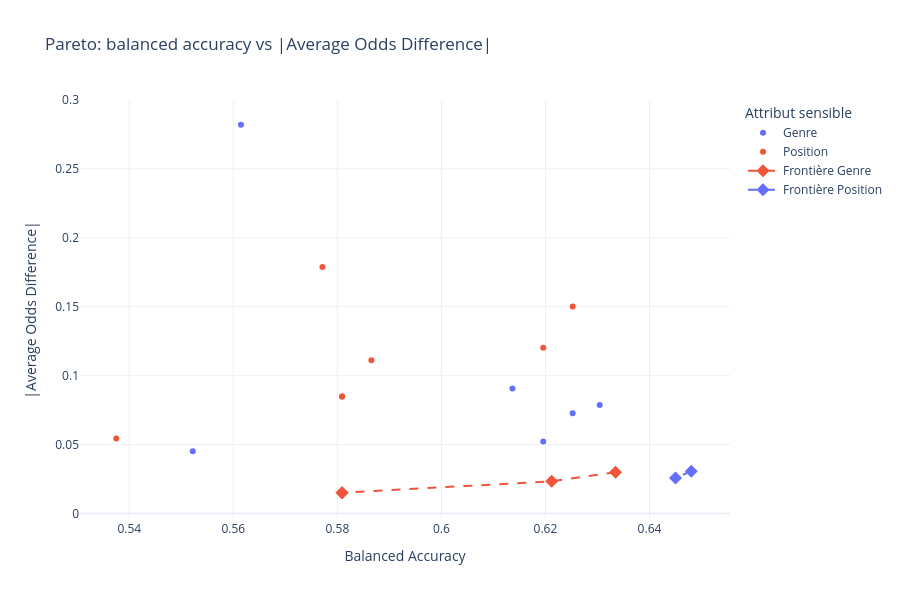

The code cell stored with this chart in its notebook:
### Code cell
# === Visualisation Pareto du compromis performance / fairness ===
if 'df_compare' not in globals():
    raise RuntimeError("df_compare absent. Exécuter d'abord la cellule du tableau global.")

df_plot = df_compare.copy()
df_plot['aod_gap'] = df_plot['average_odds_difference'].abs()

def pareto_frontier(df_in, x_col='balanced_accuracy_score', y_col='aod_gap'):
    ordered = df_in.sort_values([x_col, y_col], ascending=[False, True])
    frontier_rows = []
    best_y = float('inf')
    for _, row in ordered.iterrows():
        if row[y_col] <= best_y:
            frontier_rows.append(row)
            best_y = row[y_col]
    return pd.DataFrame(frontier_rows)

fig = px.scatter(
    df_plot,
    x='balanced_accuracy_score',
    y='aod_gap',
    color='attr',
    hover_name='method',
    hover_data={
        'balanced_accuracy_score': ':.4f',
        'aod_gap': ':.4f',
        'disparate_impact_ratio': ':.4f',
        'equal_opportunity_difference': ':.4f',
        'attr': True,
    },
    title='Pareto: balanced accuracy vs |Average Odds Difference|',
    labels={
        'balanced_accuracy_score': 'Balanced Accuracy',
        'aod_gap': '|Average Odds Difference|',
        'attr': 'Attribut sensible',
    },
)

for attr_name, color in [('Genre', '#EF553B'), ('Position', '#636EFA')]:
    frontier = pareto_frontier(df_plot[df_plot['attr'] == attr_name])
    if not frontier.empty:
        fig.add_trace(
            go.Scatter(
                x=frontier['balanced_accuracy_score'],
                y=frontier['aod_gap'],
                mode='lines+markers',
                line=dict(color=color, dash='dash'),
                marker=dict(color=color, size=10, symbol='diamond'),
                name=f'Frontière {attr_name}',
                showlegend=True,
                text=frontier['method'],
                hovertemplate='%{text}<br>BA=%{x:.4f}<br>|AOD|=%{y:.4f}<extra></extra>',
            )
        )

fig.update_layout(height=600, template='plotly_white')
fig.show()

print('Lecture rapide :')
print('- Plus on va vers le haut-gauche, plus le compromis performance/fairness est favorable.')
print('- La meilleure méthode clinique est celle qui reste proche de la frontière de Pareto tout en gardant une BA acceptable.')

### Figure 1 — Plotly figure (JSON) as saved in the notebook; plotly's stock layout.template omitted (floating-point values rounded to 4 significant figures)
{"data": [{"customdata": [[0.9877, -0.04172, "Genre"], [1.368, 0.07179, "Genre"], [1.192, 0.0171, "Genre"], [1.263, 0.03194, "Genre"], [1.109, -0.03079, "Genre"], [0.9877, -0.04172, "Genre"], [2.029, 0.06082, "Genre"], [0, -0.4133, "Genre"], [1.178, 0.001308, "Genre"], [1.321, 0.06876, "Genre"]], "hovertemplate": "<b>%{hovertext}</b><br><br>Attribut sensible=%{customdata[2]}<br>Balanced Accuracy=%{x:.4f}<br>|Average Odds Difference|=%{y:.4f}<br>disparate_impact_ratio=%{customdata[0]:.4f}<br>equal_opportunity_difference=%{customdata[1]:.4f}<extra></extra>", "hovertext": ["Baseline", "RW Genre", "RW Position", "RW Genre×Position", "Baseline + ROC", "Baseline + CalEqOdds", "RW Genre + ROC", "RW Genre + CalEqOdds", "RW Position + ROC", "RW Position + CalEqOdds"], "legendgroup": "Genre", "marker": {"color": "#636efa", "symbol": "circle"}, "mode": "markers", "name": "Genre", "orientation": "v", "showlegend": true, "type": "scatter", "x": [0.5809, 0.6304, 0.6196, 0.6252, 0.6212, 0.5809, 0.5522, 0.5615, 0.6335, 0.6137], "xaxis": "x", "y": [0.01503, 0.07864, 0.05229, 0.07264, 0.02334, 0.01503, 0.04516, 0.282, 0.02992, 0.09069], "yaxis": "y"}, {"customdata": [[1.629, 0.1439, "Position"], [0.7407, -0.1141, "Position"], [0.6759, -0.1374, "Position"], [1.954, 0.1089, "Position"], [1.629, 0.1439, "Position"], [1.113, -0.01972, "Position"], [1.653, 0.1393, "Position"], [1.094, 0.03455, "Position"], [2.1, 0.259, "Position"]], "hovertemplate": "<b>%{hovertext}</b><br><br>Attribut sensible=%{customdata[2]}<br>Balanced Accuracy=%{x:.4f}<br>|Average Odds Difference|=%{y:.4f}<br>disparate_impact_ratio=%{customdata[0]:.4f}<br>equal_opportunity_difference=%{customdata[1]:.4f}<extra></extra>", "hovertext": ["Baseline", "RW Position", "RW Genre×Position", "Baseline + ROC", "Baseline + CalEqOdds", "RW Genre + ROC", "RW Genre + CalEqOdds", "RW Position + ROC", "RW Position + CalEqOdds"], "legendgroup": "Position", "marker": {"color": "#EF553B", "symbol": "circle"}, "mode": "markers", "name": "Position", "orientation": "v", "showlegend": true, "type": "scatter", "x": [0.5809, 0.6196, 0.6252, 0.5375, 0.5809, 0.648, 0.5865, 0.645, 0.5771], "xaxis": "x", "y": [0.08494, 0.1202, 0.1501, 0.05444, 0.08494, 0.03067, 0.1112, 0.02582, 0.1787], "yaxis": "y"}, {"hovertemplate": "%{text}<br>BA=%{x:.4f}<br>|AOD|=%{y:.4f}<extra></extra>", "line": {"color": "#EF553B", "dash": "dash"}, "marker": {"color": "#EF553B", "size": 10, "symbol": "diamond"}, "mode": "lines+markers", "name": "Frontière Genre", "showlegend": true, "text": ["RW Position + ROC", "Baseline + ROC", "Baseline", "Baseline + CalEqOdds"], "type": "scatter", "x": [0.6335, 0.6212, 0.5809, 0.5809], "y": [0.02992, 0.02334, 0.01503, 0.01503]}, {"hovertemplate": "%{text}<br>BA=%{x:.4f}<br>|AOD|=%{y:.4f}<extra></extra>", "line": {"color": "#636EFA", "dash": "dash"}, "marker": {"color": "#636EFA", "size": 10, "symbol": "diamond"}, "mode": "lines+markers", "name": "Frontière Position", "showlegend": true, "text": ["RW Genre + ROC", "RW Position + ROC"], "type": "scatter", "x": [0.648, 0.645], "y": [0.03067, 0.02582]}], "layout": {"height": 600, "legend": {"title": {"text": "Attribut sensible"}, "tracegroupgap": 0}, "title": {"text": "Pareto: balanced accuracy vs |Average Odds Difference|"}, "xaxis": {"anchor": "y", "domain": [0, 1], "title": {"text": "Balanced Accuracy"}}, "yaxis": {"anchor": "x", "domain": [0, 1], "title": {"text": "|Average Odds Difference|"}}}}
